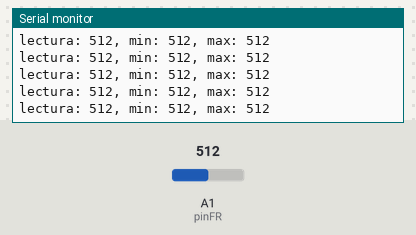
A sketch run on a simulated Arduino Uno, built with avr-gcc and run on an emulated ATmega328P. On the bench: the last lines printed to the serial monitor. The test bench sets the inputs (shaded band); at power-on: A1 (pinFR) = 512.

Above: at 1.2 s.
1.3 s: A1 (pinFR) set to 985
At 2.3 s:
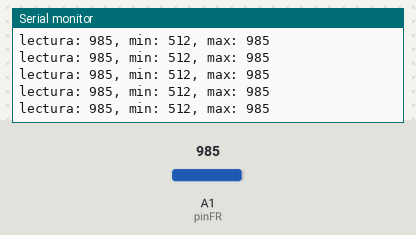
4.3 s: A1 (pinFR) set to 1008
At 5.2 s:
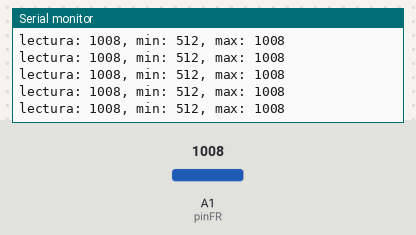
14.8 s: A1 (pinFR) set to 105
At 15.4 s:
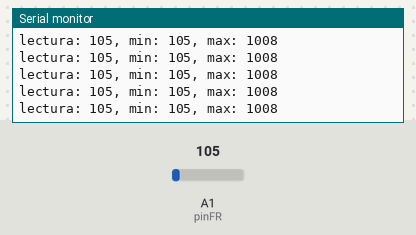
17.8 s: A1 (pinFR) set to 94
At 18.5 s:
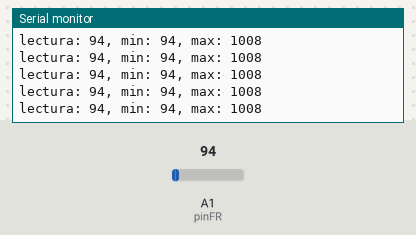
Timing chart, 0 to 20.3 s (numbered marks = the images above; inputs shaded):
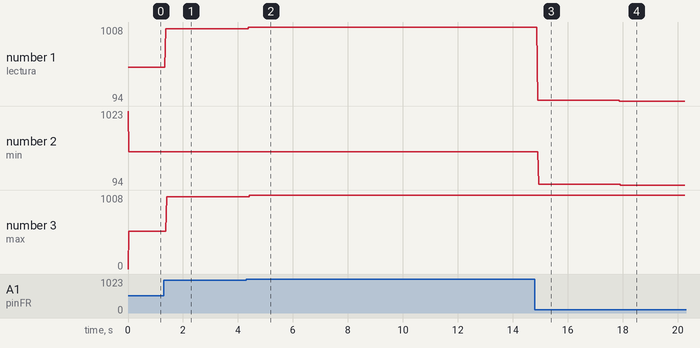

Measured:
- after the input at 1.3 s, the serial monitor: prints a new line after 0.08 s (image 1)
- after the input at 4.3 s, the serial monitor: prints a new line after 0.08 s (image 2)
- after the input at 14.8 s, the serial monitor: prints a new line after 0.10 s (image 3)
- after the input at 17.8 s, the serial monitor: prints a new line after 0.09 s (image 4)
- plotted number 1: 512 → 985 after the input at 1.3 s, 985 → 1008 after the input at 4.3 s, 1008 → 105 after the input at 14.8 s, 105 → 94 after the input at 17.8 s
- plotted number 2: 512 → 105 after the input at 14.8 s, 105 → 94 after the input at 17.8 s
- plotted number 3: 512 → 985 after the input at 1.3 s, 985 → 1008 after the input at 4.3 s

The sketch:

codigo_ej02_clase05.ino
```cpp
// 2024-04-04
// codigo para dejar como variables la lectura de un fotoresistor
// por josefinasanchezr
// hecho con Arduino IDE 1.8.19
// para Arduino UNO R3

// Definimos variables

int pinFR = A1;
int lecturaFR = -1;
//se asigna el peor minimo
int minFR = 1023;
//se asigna el peor maximo
int maxFR = 0;
int medioFR = -1;


void setup() {
  Serial.begin(9600);
}

void loop() {
  lecturaFR = analogRead(pinFR);

  //Imprimimos en la consola con la siguiente estructura para tener de una m anera mas ordenada los numeros y sea mas faciul compararlos
  Serial.print("lectura: ");
  Serial.print(lecturaFR);
  Serial.print(", ");
  Serial.print("min: ");
  Serial.print(minFR);
  Serial.print(", ");
  Serial.print("max: ");
  Serial.println(maxFR);

  if(lecturaFR < minFR){
    minFR = lecturaFR;
    // Serial.print("nuevoMin: ");
    // Serial.println(minFR);

  }

  if(lecturaFR > maxFR){
    maxFR = lecturaFR;
    // Serial.print("nuevoMax: ");
    // Serial.println(maxFR);


  }

  else{
    medioFR = (minFR + maxFR)/2;

  }

}
```
